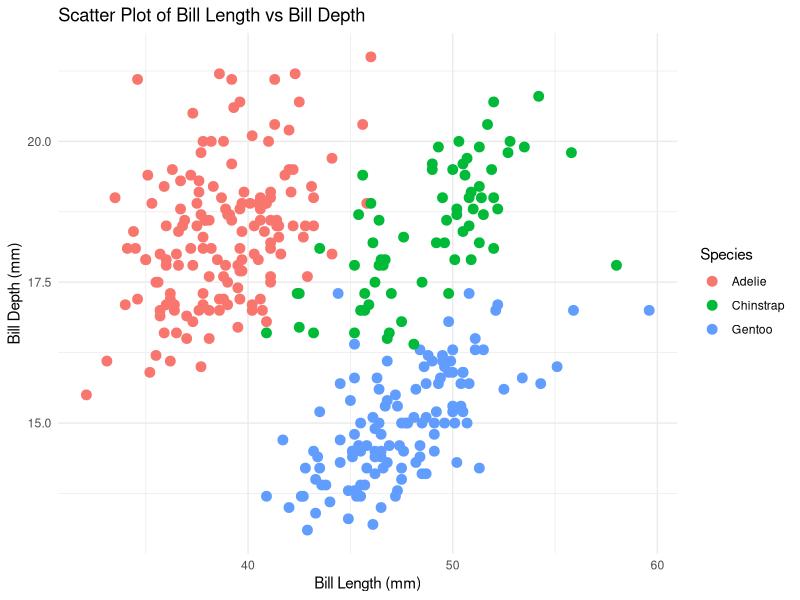
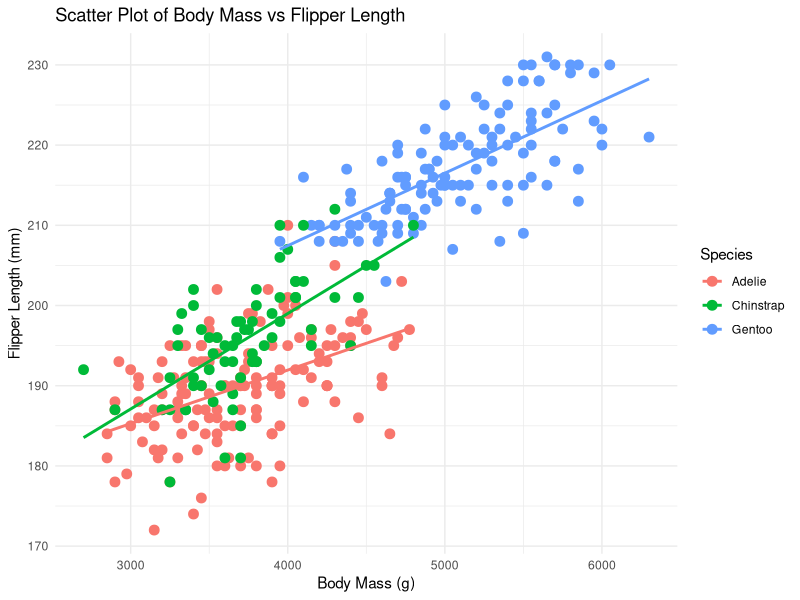

The R script that drew these images, in order:
## ---- chunk 1
knitr::opts_chunk$set(echo = TRUE)
## ---- chunk 2
# Load tidyverse and palmerpenguins libraries
library(tidyverse)
#install.packages("palmerpenguins")
library(palmerpenguins)
## ---- chunk 3
#create a ggplt scatter plot using the penguins dataset.
#Plot bill_length_mm on the x-axis and bill_depth_mm on the y-axis.
#Color the points by species and use geom_point with size 3.
#Add a minimal theme and lean labels.

ggplot(penguins, aes(x = bill_length_mm, y = bill_depth_mm, color = species)) +
  geom_point(size = 3) +
  theme_minimal() +
  labs(title = "Scatter Plot of Bill Length vs Bill Depth",
       x = "Bill Length (mm)",
       y = "Bill Depth (mm)",
       color = "Species")
## ---- chunk 4
#Generate a scatter plot mapping body_mass_g on the x-axis and flipper_length_mm on the y-axis.
#Add a linear regression trend line (geom_smooth) for each individual species.

ggplot(penguins, aes(x = body_mass_g, y = flipper_length_mm, color = species)) +
  geom_point(size = 3) +
  geom_smooth(method = "lm", se = FALSE) +
  theme_minimal() +
  labs(title = "Scatter Plot of Body Mass vs Flipper Length",
       x = "Body Mass (g)",
       y = "Flipper Length (mm)",
       color = "Species")
## ---- chunk 5
# kniting for blogging
library(knitr, markdown)
#knit("Workshop.Rmd") # produces a .md file (use name of your markdown file)
#markdown::html_format("Workshop.md", "workshop.html") # produces clean .html
#rmarkdown::render("workshop.Rmd")
